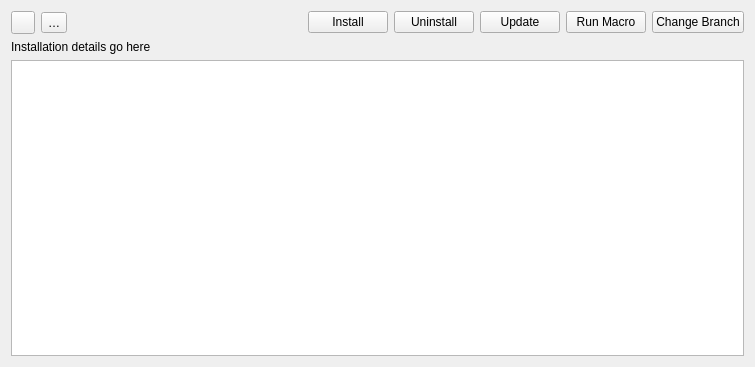
<?xml version="1.0" encoding="UTF-8"?>
<ui version="4.0">
 <class>PackageDetails</class>
 <widget class="QWidget" name="PackageDetails">
  <property name="geometry">
   <rect>
    <x>0</x>
    <y>0</y>
    <width>755</width>
    <height>367</height>
   </rect>
  </property>
  <property name="windowTitle">
   <string notr="true">Form</string>
  </property>
  <layout class="QVBoxLayout" name="verticalLayout_2">
   <item>
    <layout class="QHBoxLayout" name="layoutDetailsBackButton">
     <item>
      <widget class="QToolButton" name="buttonBack">
       <property name="text">
        <string/>
       </property>
      </widget>
     </item>
     <item>
      <widget class="QToolButton" name="buttonRefresh">
       <property name="text">
        <string notr="true">…</string>
       </property>
      </widget>
     </item>
     <item>
      <spacer name="horizontalSpacer">
       <property name="orientation">
        <enum>Qt::Horizontal</enum>
       </property>
       <property name="sizeHint" stdset="0">
        <size>
         <width>40</width>
         <height>20</height>
        </size>
       </property>
      </spacer>
     </item>
     <item>
      <widget class="QPushButton" name="buttonInstall">
       <property name="toolTip">
        <string>Installs a macro or workbench</string>
       </property>
       <property name="text">
        <string>Install</string>
       </property>
      </widget>
     </item>
     <item>
      <widget class="QPushButton" name="buttonUninstall">
       <property name="text">
        <string>Uninstall</string>
       </property>
      </widget>
     </item>
     <item>
      <widget class="QPushButton" name="buttonUpdate">
       <property name="text">
        <string>Update</string>
       </property>
      </widget>
     </item>
     <item>
      <widget class="QPushButton" name="buttonExecute">
       <property name="text">
        <string>Run Macro</string>
       </property>
      </widget>
     </item>
     <item>
      <widget class="QPushButton" name="buttonChangeBranch">
       <property name="text">
        <string>Change Branch</string>
       </property>
      </widget>
     </item>
    </layout>
   </item>
   <item>
    <widget class="QLabel" name="labelInstallationDetails">
     <property name="text">
      <string notr="true">Installation details go here</string>
     </property>
     <property name="wordWrap">
      <bool>true</bool>
     </property>
     <property name="openExternalLinks">
      <bool>false</bool>
     </property>
    </widget>
   </item>
   <item>
    <widget class="QTextBrowser" name="textBrowserReadMe"/>
   </item>
  </layout>
 </widget>
 <resources/>
 <connections/>
</ui>
